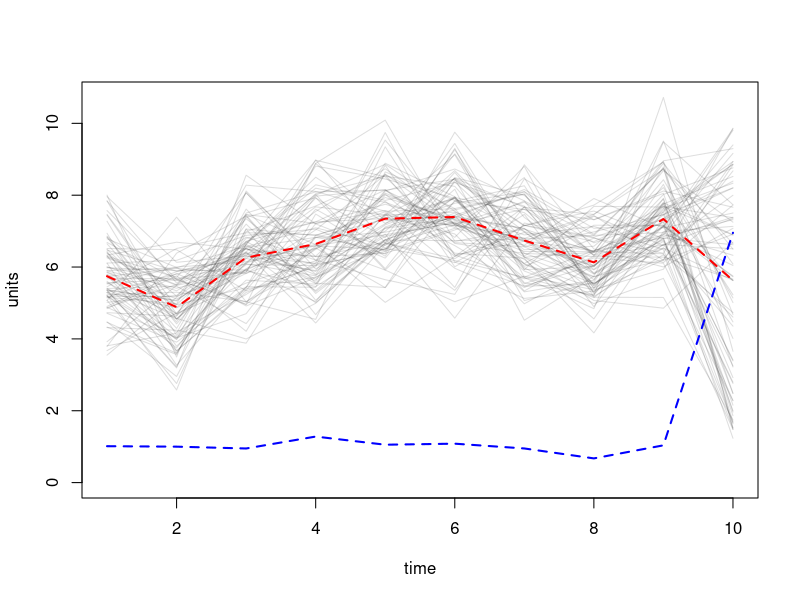
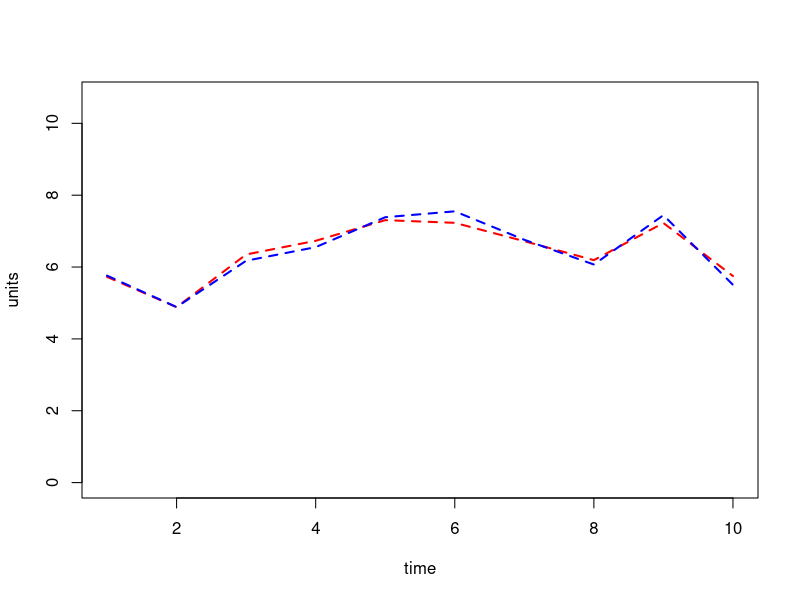
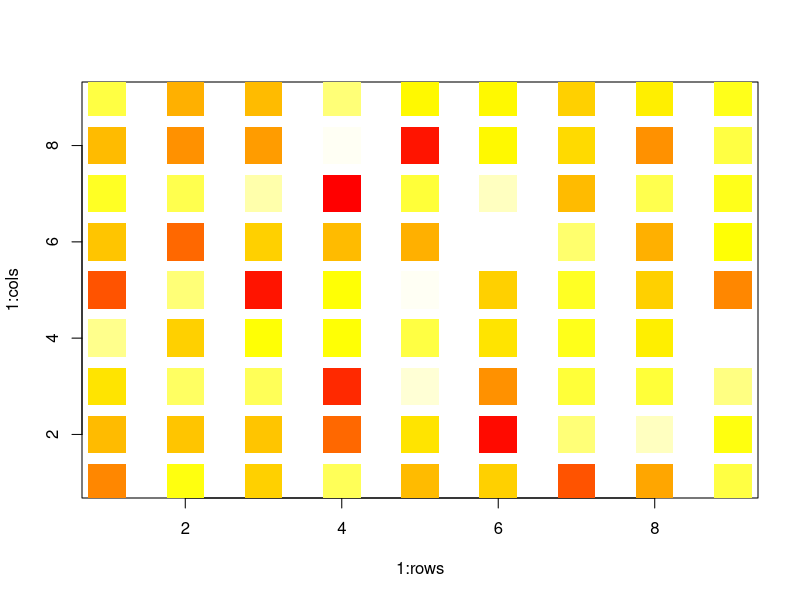
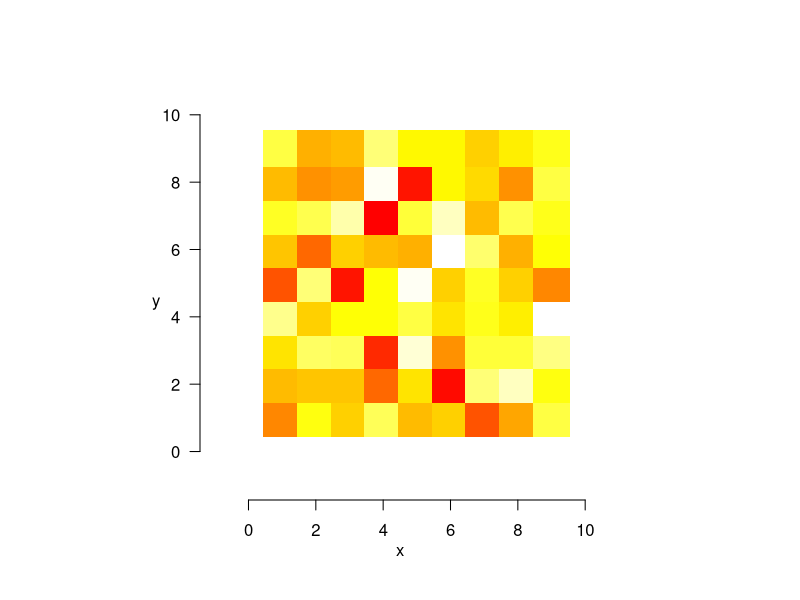

Write the R code that produced these figures, in order.
### Some initial notes on visuallizing the SEIR data

#make a fake matrix with some differences between some populations at an initial timepoint--this should resemble the output you had from your model with rows as populations and columns as time
	rows <- 9
	cols <- 9
	pops <- rows*cols
	t0 <- runif(pops , 1 , 10) #random draws form a uniform distribution from values 1 to 10 for each pop
	time <- 10 #note we start at t = 0 so the total steps will be time - 1

	matty <- matrix(data = t0 , nrow = length(t0) , ncol = time) # don't worry, the other times will be replaced
	colnames(matty) <- paste("t", seq(from = 0 , to = time-1 , by = 1) , sep="") #just makin' names
	rownames(matty) <- paste("pop", seq(from = 1 , to = pops , by = 1) , sep="") #just makin' names

	# here's some fake data, adding values to a previous one (kind of, I tweaked it to make them correlate and the variance jump just for graphical purposes)
	for (i in 2:time){
	for (j in 1:pops){
		matty[j,i-1] <- matty[1,i-1] + rnorm(n = 1 , mean = 1 , sd = 1)
	}}

	#have a quick look at the data.  Here, we look at the row values, but you can also do the same for the columns.  It may seem trivial now, but it becomes geometrically important as space, time, individuals, and populations increase in size
	matty[1:5,] #sneak peak of the top five rows
	matty[seq(nrow(matty)-5,nrow(matty),1),] #sneak peak of the bottom five rows

#1.1.  first, let's explore just one (S,E,I, or R) using the sample above (how you have your compartments organized)
	 #make a blank plot and set axes
	 plot(0 , type = "n" , xlim = c(1,time) , ylim = c(0,max(matty)) , xlab = "time" , ylab = "units")

	#then add the individual population lines
	line.col <- rgb(50,50,50,40,maxColor=255) #you can manually create colors, and I made grey here
	for (i in 1:pops){
		lines(matty[i,] , col = line.col)
	}

	#now add the mean, and, for funzies, the variance
	lines(apply(matty , 2 , mean) , col = "red" , lwd = 2 , lty = 2) #lwd is line width, and lty is line type
	lines(apply(matty , 2 , var) , col = "blue" , lwd = 2 , lty = 2) #plots the variance

#1.2.  second, just quilky, let's just see how we could plot two means, since I imagine you'd like to see all 4 (S,E,I, and R) in a plot, and we'll just split the data into two groups: A & B.
	no.pop.A <- nrow(matty)%/%2 # "%/%" is integer division in the event there is a decimal left over
	no.pop.B <- nrow(matty)-no.pop.A
	matty.A <- matty[1:no.pop.A,]
	matty.B <- matty[no.pop.B:nrow(matty),]

	 plot(0 , type = "n" , xlim = c(1,time) , ylim = c(0,max(matty)) , xlab = "time" , ylab = "units")
	lines(apply(matty.A , 2 , mean) , col = "red" , lwd = 2 , lty = 2) #the second argument is the dimension, so this takes the mean of each column
	lines(apply(matty.B , 2 , mean) , col = "blue" , lwd = 2 , lty = 2)
	#no duh they're not really different, but we wouldn't expect that anyway

#2.1.  second, let's plot it in space (no pattern should be observable here since there are all independently varying) of the final values of the matrix (note that you could do this for any timepoint)
	sq.matty <- matrix(data = matty , nrow = rows , ncol = cols)

	rbPal <- colorRampPalette(c("red" , "yellow" , "white"))
	col.breaks <- 50
	col.pal <- matrix(rbPal(col.breaks)[as.numeric(cut(sq.matty,breaks = col.breaks))] , nrow = rows , byrow = F)

	plot(1:rows , 1:cols , type = "n")
	for (i in 1:rows){
	for (j in 1:cols){

		points(i , j , cex = 5 , col = col.pal[i,j] , pch = 15)
			}}

	#look at the matrix
	sq.matty
	min(sq.matty) #should be red
	max(sq.matty) # should be white
	# the matrix is tilted 90^o counter clockwise.  This can be fixed, but I spent a few minutes too many so I gave up since it is inconsequential at this point.  

#2.2. but that's fugly, right?
	sq.size <- 45/rows # this is just a close fit based on a quick visualization, but you can adjust the grid cells as finely as you want. There's a mathematical way to relate the size of the square, grid size, and plot size, but this is still a quick & dirty fit.
	par(pin = c(4,4) , oma = rep(0,4))
	plot(0 , xlim = c(-1 , rows + 1) , ylim = c(-1 , cols + 1) , type = "n" , frame = F , axes = F , xlab = "" , ylab = "")
	for (i in 1:rows){
	for (j in 1:cols){

		points(i , j , cex = sq.size , col = col.pal[i,j] , pch = 15)
			}}
	mtext("x",side = 1, line = 2) # the argument "line = " moves things closer and farther from the side it is on, and can take negative values.
	mtext("y",side = 2, line = 2 , las = 1) # las rotates the labels 90 degrees
	axis(1 , line = 0)
	axis(2 , line = 0, las = 1)
	#this can be further cleaned up, but the meaningful parts of the operations quickly become overshadowed by the extra arguments--just know that it can easily be done
